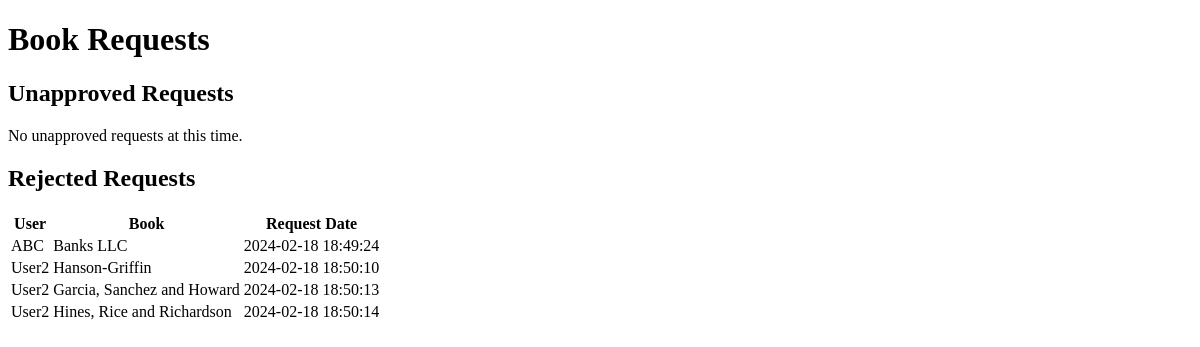
The page /requests on the database as committed earlier.
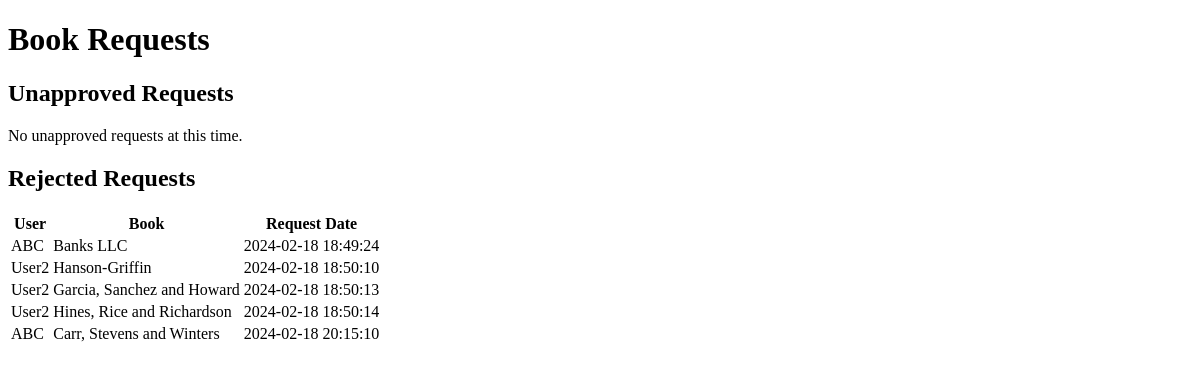
The same page on the database as committed later.
### models.py (models this page shows, shortened)
class UserBook(db.Model):
    __tablename__ = "userbook"
    id = Column(Integer, primary_key=True)
    user_id = Column(Integer, ForeignKey('user.id'), nullable=False)
    book_id = Column(Integer, ForeignKey('book.id'), nullable=False)
    t_request = Column(DateTime, default=datetime.utcnow, nullable=False)
    t_return = Column(DateTime, nullable=True)
    t_deadline = Column(DateTime, nullable=True)
    is_approved = Column(Boolean, default=False)
    is_rejected = Column(Boolean, default=False)
    user = db.relationship('User', back_populates='user_books')
    book = db.relationship('Book', back_populates='user_books')

class User(db.Model):
    __table_name__ = "user"
    id = Column(Integer, primary_key=True)
    username = Column(String(50), unique=True, nullable=False)
    password = Column(String(50), nullable=False)
    email = Column(String(100), unique=True, nullable=True)
    t_register = Column(DateTime, default=datetime.utcnow)
    is_librarian = Column(Boolean, default=False)
    is_admin = Column(Boolean, default=False)
    user_books = db.relationship('UserBook', back_populates='user', lazy=True)

class Book(db.Model):
    __table_name__ = "book"
    id = Column(Integer, primary_key=True)
    name = Column(String(100), nullable=False)
    content = Column(Text, nullable=False)
    author = Column(String(100), nullable=False)
    section_id = Column(Integer, ForeignKey('section.id'), nullable=False)
    user_books = db.relationship('UserBook', back_populates='book', lazy=True)

### app.py (the view)
@app.route('/requests', methods=['GET'])
def list_all_requests():
    unapproved_requests = db.session.query(UserBook).join(Book, Book.id == UserBook.book_id).join(User, User.id == UserBook.user_id).filter(UserBook.is_approved == False, UserBook.is_rejected == False).all()
    rejected_requests = db.session.query(UserBook).join(Book, Book.id == UserBook.book_id).join(User, User.id == UserBook.user_id).filter(UserBook.is_rejected == True).all()
    return render_template('librarian/requests.html', unapproved_requests=unapproved_requests, rejected_requests=rejected_requests)

### templates/librarian/requests.html (shortened to what this page needs)
<!DOCTYPE html>
<html lang="en">
<head>
</head>
<body>
    <h1>Book Requests</h1>
    <section>
        <h2>Unapproved Requests</h2>
        {% if unapproved_requests %}
            <table>
                <thead>
                    <tr>
                        <th>User</th>
                        <th>Book</th>
                        <th>Request Date</th>
                        <th>Actions</th>
                    </tr>
                </thead>
                <tbody>
                    {% for request in unapproved_requests %}
                        <tr>
                            <td>{{ request.user.username }}</td>
                            <td>{{ request.book.name }}</td>
                            <td>{{ request.t_request.strftime('%Y-%m-%d %H:%M:%S') }}</td>
                            <td>
                                <form action="{{ url_for('approve_book_request', action='approve') }}" method="post">
                                    <input type="hidden" name="userbook_id" value="{{ request.id }}">
                                    <input type="submit" value="Approve">
                                </form>
                                <form action="{{ url_for('approve_book_request', action='reject') }}" method="post">
                                    <input type="hidden" name="userbook_id" value="{{ request.id }}">
                                    <input type="submit" value="Reject">
                                </form>
                            </td>
                        </tr>
                    {% endfor %}
                </tbody>
            </table>
        {% else %}
            <p>No unapproved requests at this time.</p>
        {% endif %}
    </section>
    <section>
        <h2>Rejected Requests</h2>
        {% if rejected_requests %}
            <table>
                <thead>
                    <tr>
                        <th>User</th>
                        <th>Book</th>
                        <th>Request Date</th>
                    </tr>
                </thead>
                <tbody>
                    {% for request in rejected_requests %}
                        <tr>
                            <td>{{ request.user.username }}</td>
                            <td>{{ request.book.name }}</td>
                            <td>{{ request.t_request.strftime('%Y-%m-%d %H:%M:%S') }}</td>
                        </tr>
                    {% endfor %}
                </tbody>
            </table>
        {% else %}
            <p>No rejected requests.</p>
        {% endif %}
    </section>
</body>
</html>

Rows that differ between the two databases and show on the page:
added UserBook: user.username "ABC", book.name "Carr, Stevens and Winters", t_request "2024-02-18 20:15:10"
